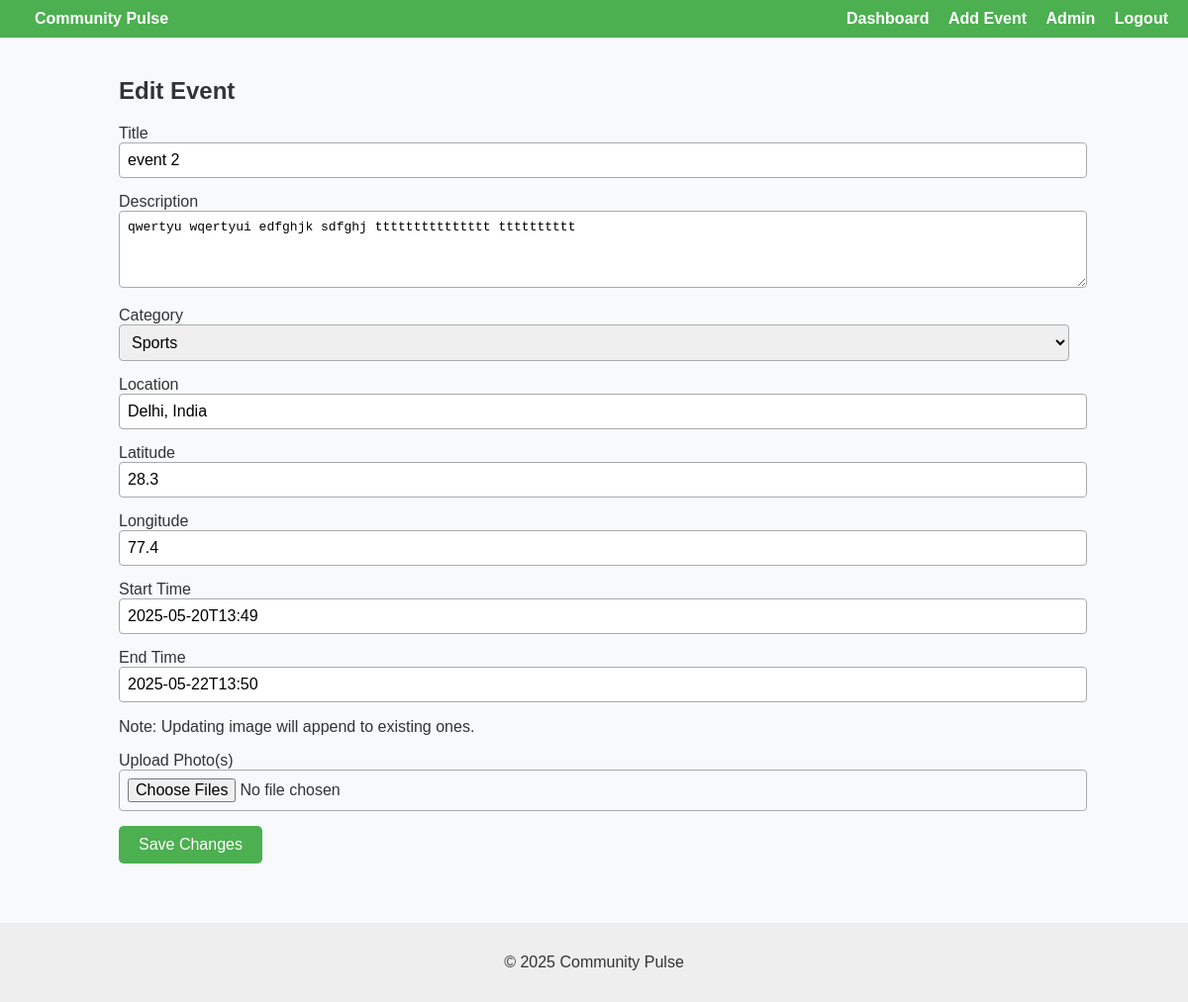
Screenshot of /event/2f622998-8cc7-4de6-83b7-f62eb37ffed5/edit (signed in) with the database file from the repository.
### models.py (models this page shows)
class Event(db.Model):
    __tablename__ = 'events'
    id = db.Column(db.String, primary_key=True, default=generate_uuid)
    title = db.Column(db.String(150), nullable=False)
    description = db.Column(db.Text, nullable=False)
    category = db.Column(db.String(50), nullable=False)
    location = db.Column(db.String(100), nullable=False)
    lat = db.Column(db.Float)
    lng = db.Column(db.Float)
    start_time = db.Column(db.DateTime, nullable=False)
    end_time = db.Column(db.DateTime, nullable=False)
    created_by = db.Column(db.String, db.ForeignKey('users.id'), nullable=False)
    approved = db.Column(db.Boolean, default=False)
    photos = db.Column(db.Text)  # Comma-separated image filenames
    status = db.Column(db.String(20), default='active')  # active, cancelled, completed
    created_at = db.Column(db.DateTime, default=datetime.utcnow)
    updated_at = db.Column(db.DateTime, default=datetime.utcnow, onupdate=datetime.utcnow)

### app.py (the view, shortened to what this page needs)
@app.route('/event/<string:event_id>/edit', methods=['GET', 'POST'])
@login_required
def edit_event(event_id):
    event = Event.query.get_or_404(event_id)
    if current_user.id != event.created_by and current_user.role != 'admin':
        abort(403)
    form = EventForm(obj=event)
    return render_template('edit_event.html', form=form)

### forms.py
class EventForm(FlaskForm):
    title = StringField('Title', validators=[DataRequired()])
    description = TextAreaField('Description', validators=[DataRequired()])
    category = SelectField('Category', choices=[('sports', 'Sports'), ('volunteer', 'Volunteer'), ('festival', 'Festival')])
    location = StringField('Location', validators=[DataRequired()])
    lat = FloatField('Latitude')
    lng = FloatField('Longitude')
    start_time = DateTimeField('Start Time', format='%Y-%m-%dT%H:%M', validators=[DataRequired()])
    end_time = DateTimeField('End Time', format='%Y-%m-%dT%H:%M', validators=[DataRequired()])
    photos = FileField('Upload Photo(s)', render_kw={'multiple': True})
    submit = SubmitField('Create Event')

### app.py (called while the page is built)
@login_manager.user_loader
def load_user(user_id):
    return User.query.get(user_id)

### templates/edit_event.html (shortened to what this page needs)
{% extends 'base.html' %}
{% block content %}
<h2>Edit Event</h2>
<form method="POST" enctype="multipart/form-data">
  <div>{{ form.title.label }}<br>{{ form.title(size=50) }}</div>
  <div>{{ form.description.label }}<br>{{ form.description(rows=4, cols=50) }}</div>
  <div>{{ form.category.label }}<br>{{ form.category() }}</div>
  <div>{{ form.location.label }}<br>{{ form.location(size=50) }}</div>
  <div>{{ form.lat.label }}<br>{{ form.lat() }}</div>
  <div>{{ form.lng.label }}<br>{{ form.lng() }}</div>
  <div>{{ form.start_time.label }}<br>{{ form.start_time() }}</div>
  <div>{{ form.end_time.label }}<br>{{ form.end_time() }}</div>
  <p>Note: Updating image will append to existing ones.</p>
  <div>{{ form.photos.label }}<br>{{ form.photos(multiple=True) }}</div>
  <button type="submit">Save Changes</button>
</form>
{% endblock %}

### static/css/style.css (style rules this page uses)
body { font-family: Arial, sans-serif; background: #f7f9fb; color: #333; margin: 0; padding: 0; }
h2 { margin-top: 20px; }
form div { margin-bottom: 15px; }
input, select, textarea { width: 100%; padding: 8px; font-size: 1em; border: 1px solid #aaa; border-radius: 4px; }
button { background: #4CAF50; color: white; border: none; padding: 10px 20px; font-size: 1em; border-radius: 5px; cursor: pointer; }

### rows the page displays
Event: title "event 2", description "qwertyu wqertyui edfghjk sdfghj ttttttttttttttt tttttttttt", category "Sports", location "Delhi, India", lat "28.3", lng "77.4", start_time "2025-05-20T13:49", end_time "2025-05-22T13:50"
